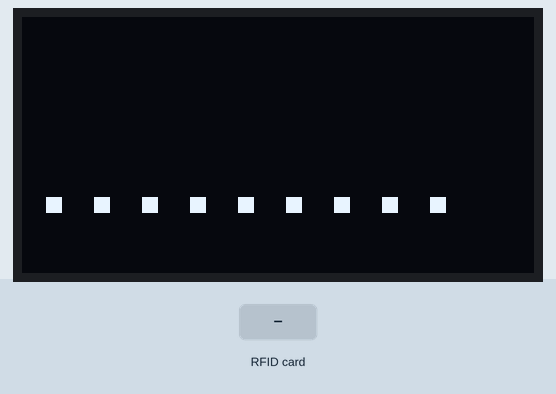
Recording of a sketch running on a simulated ESP8266 (NodeMCU). On the bench: 128×64 one-colour display. Inputs (shaded band) come from the test bench. WiFi joins after 1.5 s; servers stay silent unless stated; uploads are accepted with an empty reply; what the sketch prints to the serial monitor is not drawn.

Above: at 2.7 s.
2.8 s: RFID card 12 34 56 78 held to the reader
At 3.3 s:
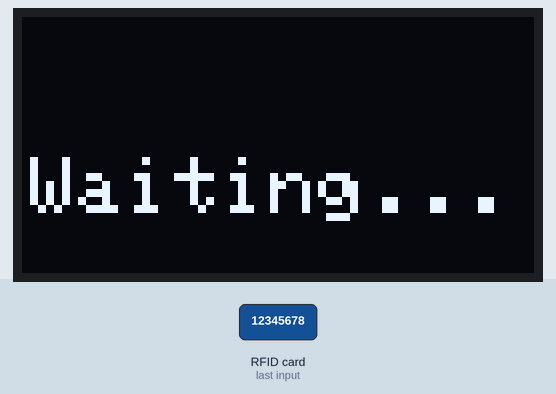
At 8.6 s:
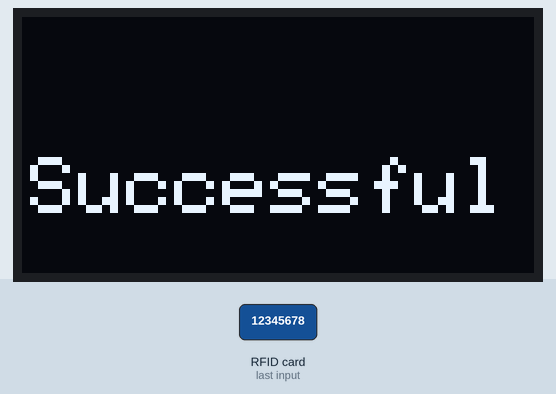
Timing chart, 0 to 10.1 s (numbered marks = the images above; inputs shaded):
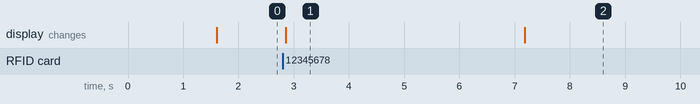

Measured:
- after the input at 2.8 s, the display: changes after 0.05 s (image 1)
- what the display in image 1 shows lasts 4.3 s, from 2.9 s to 7.2 s

The sketch:

RFIDNewUser.ino
```cpp
#include "SPI.h"
#include "MFRC522.h"
#include <ESP8266WiFi.h>
#include <Wire.h>
#include <Adafruit_GFX.h>
#include <Adafruit_SSD1306.h>

#define OLED_RESET -1
Adafruit_SSD1306 OLED(OLED_RESET);


const char* ssid     = "SweDev";
const char* password = "12345678";
const char* host = "192.168.137.1";

#define SS_PIN D8
#define RST_PIN D3

MFRC522 rfid(SS_PIN, RST_PIN);
MFRC522::MIFARE_Key key;

void displayOLED(String string){
     OLED.clearDisplay();
     OLED.setTextColor(WHITE);
     OLED.setCursor(2,35);
     OLED.setTextSize(2);
     OLED.println(string);
     OLED.display();

}

void setup() {
  Serial.begin(9600);
  Serial.print("Connecting to ");
  Serial.println(ssid);
  WiFi.begin(ssid, password);
  while (WiFi.status() != WL_CONNECTED)
  {
    delay(500);
    Serial.print(".");
  }
  Serial.println("");
  Serial.println("WiFi connected");
  Serial.println("IP address: ");
  Serial.println(WiFi.localIP());

  SPI.begin();
  rfid.PCD_Init();
  OLED.begin(SSD1306_SWITCHCAPVCC,0x3C);
}

void loop() {
  displayOLED(".........");
  if (!rfid.PICC_IsNewCardPresent() || !rfid.PICC_ReadCardSerial())
    return;

   displayOLED("Waiting...");

  MFRC522::PICC_Type piccType = rfid.PICC_GetType(rfid.uid.sak);

  if (piccType != MFRC522::PICC_TYPE_MIFARE_MINI &&
    piccType != MFRC522::PICC_TYPE_MIFARE_1K &&
    piccType != MFRC522::PICC_TYPE_MIFARE_4K) {
    Serial.println(F("Your tag is not of type MIFARE Classic."));
    return;
  }

  String strID = "";
  for (byte i = 0; i < 4; i++) {
    strID +=
    (rfid.uid.uidByte[i] < 0x10 ? "0" : "") +
    String(rfid.uid.uidByte[i], HEX) +
    (i!=3 ? ":" : "");
  }
  strID.toUpperCase();


  Serial.print("Tap card key: ");
  Serial.println(strID);

  rfid.PICC_HaltA();
  rfid.PCD_StopCrypto1();
  //send data to server
  WiFiClient client;
  const int httpPort = 80;            // Set HTTP port
  if (!client.connect(host, httpPort))// Test connection
  {
    Serial.println("connection failed"); // Print connection fail message
    return;
  }
  String url =  String("/arduino/temp.php?RFID=");
  url += strID;

  client.print(String("GET ") + url + " HTTP/1.1\r\n" +
               "Host: " + host + "\r\n" +
               "Connection: keep-alive\r\n" +
               "Cache-Control: max-age=0\r\n\r\n");
  Serial.println("URL : ");
  Serial.println(url);              // Print URL
  delay(3000);

  while (client.available())
  {
    String line = client.readStringUntil('\r');
    Serial.print(line);
  }
  Serial.println();
  Serial.println("closing connection"); // Print closing status
  displayOLED("Successful");
  delay(5000);
}
```
